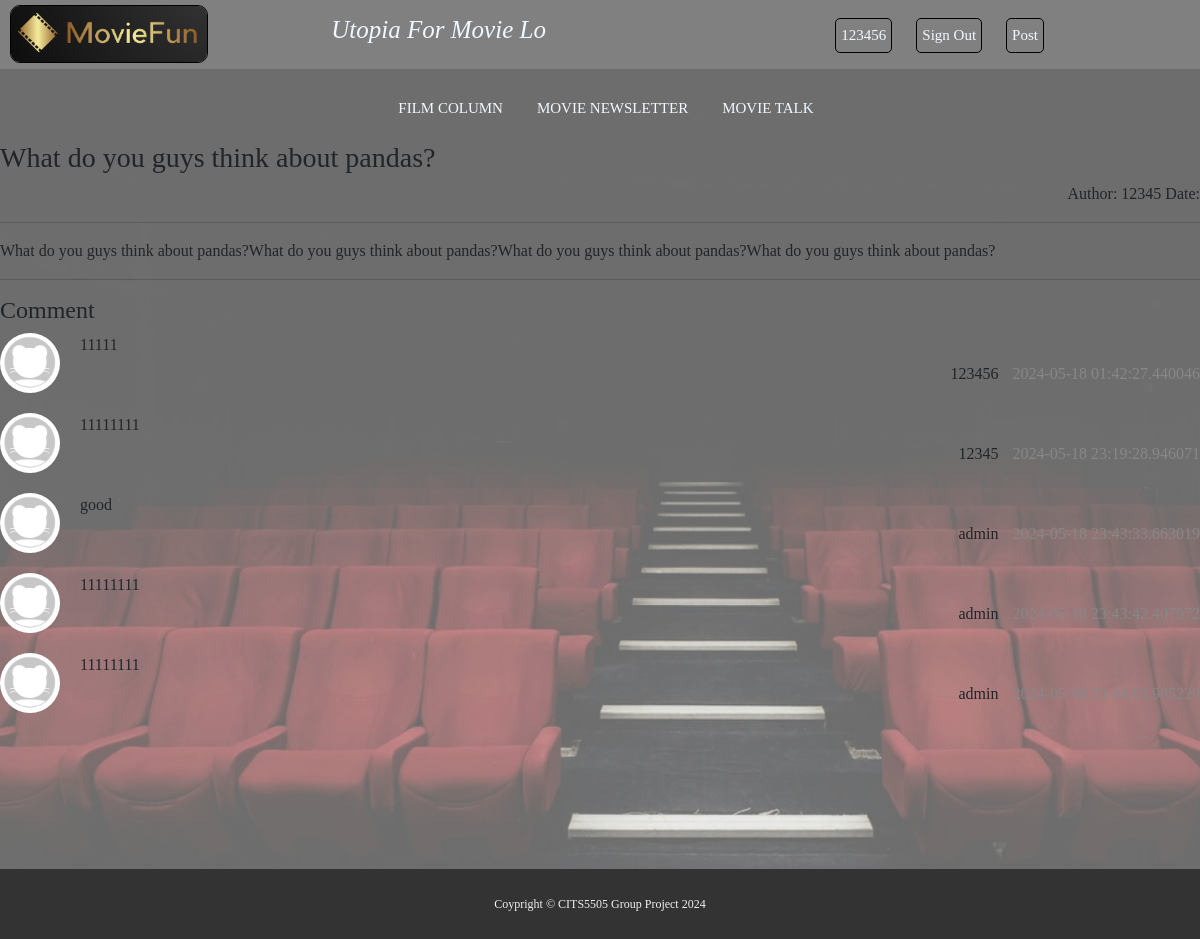
Screenshot of /qa/dt/1 (signed in) with the database file from the repository.
### models.py (models this page shows)
class UserModel(db.Model):
    __tablename__ = "user"
    id = db.Column(db.Integer, primary_key=True, autoincrement=True)
    username = db.Column(db.String(20), nullable=False)
    password = db.Column(db.String(25), nullable=False)
    email = db.Column(db.String(50), nullable=False, unique=True)

class QuestionModel(db.Model):
    __tablename__ = "question"
    id = db.Column(db.Integer, primary_key=True, autoincrement=True)
    title = db.Column(db.String(100), nullable=False)
    content = db.Column(db.Text, nullable=False)
    create_time = db.Column(db.DateTime, default=datetime.now)
    author_id = db.Column(db.Integer, db.ForeignKey("user.id"))
    author = db.relationship(UserModel, backref="questions")

class ReplyModel(db.Model):
    __tablename__ = "reply"
    id = db.Column(db.Integer, primary_key=True, autoincrement=True)
    content = db.Column(db.Text, nullable=False)
    create_time = db.Column(db.DateTime, default=datetime.now)
    question_id = db.Column(db.Integer, db.ForeignKey("question.id"))
    question = db.relationship(QuestionModel, backref="replies")
    user_id = db.Column(db.Integer, db.ForeignKey("user.id"))
    user = db.relationship(UserModel, backref="replies")

### blueprints/qa.py (the view)
@bp.route("/dt/<qa_id>")
def qa_detail(qa_id):
    question = QuestionModel.query.get(qa_id)
    replies = ReplyModel.query.filter(
        (ReplyModel.question_id == question.id)
    ).all()
    print(question, replies)
    return render_template("detail.html", question=question, replies=replies)

### app.py (called while the page is built)
@app.before_request
def my_before_request():
    user_id = session.get("user_id")
    if user_id:
        user = UserModel.query.get(user_id)
        setattr(g, "user", user)
    else:
        setattr(g, "user", None)

@app.context_processor
def my_context_processor():
    return {"user": g.user}

### templates/detail.html (shortened to what this page needs)
{% extends "base.html"%}
{% block head %}
<link rel="stylesheet" type="text/css" href="{{ url_for('static', filename='css/dt-styles.css') }}">
{% endblock %}
{% block body %}
<div class="homeBody">
  <div id="nav">
    <ul>
      <li><a class="navLink" href="filmColumn.html">FILM COLUMN</a></li>
      <li><a class="navLink" href="movieNews.html">MOVIE NEWSLETTER</a></li>
      <li><a class="navLink" href="/movieTalk" id="selfPage">MOVIE TALK</a></li>
    </ul>
  </div>
  <div class="content">
    <div>
      <div>
        <h3 class="page-title">{{ question.title }}</h3>
        <p class="question-info">
          <span>Author: {{ question.author.username }}</span>
          <span> Date: {{ question.creat_time }}</span>
        </p>
        <hr>
        <p class="question-content"> {{ question.content }}</p>
        <hr>
        <h4> Comment</h4>
        <div class="post">
          {% for reply in replies %}
          <li>
            <div class="side-post">
              <img class="avator" src="{{ url_for('static', filename='jpg/avatar.jpeg')}}" alt="">
            </div>
            <div class="question-main">
              <div>{{ reply.content }}</div>
              <div class="question-info">
                <span class="question-author">{{ reply.user.username }}</span>
                <span class="question-time">{{ reply.create_time }}</span>
              </div>
            </div>
          </li>
          {% endfor %}
        </div>
      </div>
    </div>
  </div>
</div>
{% endblock %}

### templates/base.html (shortened to what this page needs)
<!DOCTYPE html>
<html lang="en">
<head>
  <link href="https://cdn.jsdelivr.net/npm/bootstrap@5.3.3/dist/css/bootstrap.min.css" rel="stylesheet"
>
  <link rel="stylesheet" type="text/css" href="{{url_for('static', filename="css/index-styles.css" )}}">
  {% block head %} {% endblock%}
</head>
<body>
  <nav id="container">
    <div id="logo" class="col-md-8">
      <img src="{{ url_for('static', filename='jpg/logo.png') }}" alt="ForumLogo" id="ForumLogo">
      <p id="headP"></p>
    </div>
    <div id="login" class="col-md-4">
      <ul>
        {% if user %}
        <li><span class="logLink">{{ user.username}}</span></li>
        <li><a class="logLink" href="{{ url_for('auth.logout')}}">Sign Out</a></li>
        {% else %}
        <li><a class="logLink" href="{{ url_for('auth.login')}}">Log In</a></li>
        <li><a class="logLink" href="{{ url_for('auth.register')}}">Register</a></li>
        {% endif %}
        <li><a class="logLink" href="{{ url_for('qa.post')}}">Post</a></li>
      </ul>
    </div>
  </nav>
  {% block body %}
  {% endblock %}
  <footer>
    <div id="copyright">
      <p>
        Coypright © CITS5505 Group Project 2024
      </p>
    </div>
  </footer>
</body>
</html>

### static/css/index-styles.css (style rules this page uses)
* { margin: 0; padding: 0; box-sizing: border-box; font-family: Cambria, Cochin, Georgia, Times, "Times New Roman", serif; }
#container { background-color: grey; display: flex; flex-direction: row; padding-left: 10px; }
#logo { display: inline-block; margin: auto 0px; }
#ForumLogo { display: inline-block; width: 25%; height: auto; border: 1px solid black; border-radius: 10px; }
#headP { display: inline-block; font-size: 25px; font-style: italic; margin-left: 15%; color: aliceblue; }
#container ul { text-align: justify; }
#container li { display: inline-block; text-align: right; margin-right: 20px; border: 1px solid black; margin-top: 5%; border-radius: 5px; padding: 5px; font-size: 15px; font-family: "Roboto", sans-serif; }
.logLink { text-decoration: none; color: aliceblue; }
.homeBody { background-image: url("../jpg/bgimg.png"); background-attachment: fixed; background-size: cover; height: 800px; }
#nav ul { text-align: center; }
#nav li { display: inline-block; text-align: center; margin-right: 20px; margin-top: 2%; padding: 5px; font-size: 15px; font-family: "Roboto", sans-serif; }
.navLink { text-decoration: none; color: aliceblue; }
footer { padding-top: 10px; }
#copyright { margin-top: -10px; background-color: #333333; color: #f0f0f0; text-align: center; height: 70px; line-height: 70px; font-size: 12px; }

### static/css/dt-styles.css (style rules this page uses)
.post li { display: flex; margin-bottom: 20px; }
.side-post { margin-right: 20px; }
.avator { width: 60px; height: 60px; border-radius: 50%; }
.question-main { flex-grow: 1; }
.question-main div { margin-bottom: 5px; }
.question-author { margin-right: 10px; }
.question-time { color: #888; }
.question-info { text-align: right; }

### rows the page displays
UserModel: username "123456"
QuestionModel: title "What do you guys think about pandas?", content "What do you guys think about pandas?What do you guys think about pandas?What do you guys think about pandas?What do you guys think about pandas?"
UserModel: author.username "12345"
ReplyModel: content "11111", user.username "123456", create_time "2024-05-18 01:42:27.440046"
ReplyModel: content "11111111", user.username "12345", create_time "2024-05-18 23:19:28.946071"
ReplyModel: content "good", user.username "admin", create_time "2024-05-18 23:43:33.663019"
ReplyModel: content "11111111", user.username "admin", create_time "2024-05-18 23:43:42.407972"
ReplyModel: content "11111111", user.username "admin", create_time "2024-05-18 23:44:03.965229"
